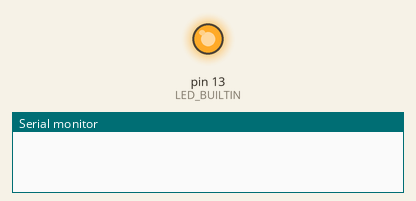
Recording of a sketch running on a simulated Arduino Uno, built with avr-gcc and run on an emulated ATmega328P. Shown: output pins drawn as LEDs (lit = HIGH), the last lines printed to the serial monitor.

Above: at 2.5 s.
At 7.5 s:
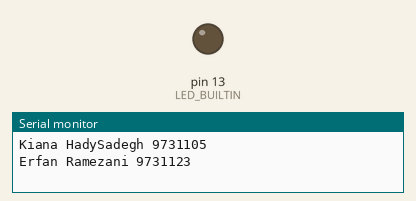
Timing chart, 0 to 13.0 s (numbered marks = the images above):
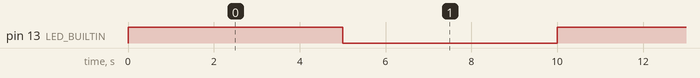

Measured:
- by itself, pin 13 (LED_BUILTIN): alternates HIGH for 5.0 s and LOW for 5.0 s

The sketch:

05._HelloWorld.ino
```cpp
void setup() {
  // initialize digital pin LED_BUILTIN as an output.
  pinMode(LED_BUILTIN, OUTPUT);
  Serial.begin(115200);
}

// the loop function runs over and over again forever
void loop() {
  digitalWrite(LED_BUILTIN, HIGH);   // turn the LED on (HIGH is the voltage level)
  delay(5000);
  Serial.println("Kiana HadySadegh 9731105");
  Serial.println("Erfan Ramezani 9731123");
  digitalWrite(LED_BUILTIN, LOW);    // turn the LED off by making the voltage LOW
  delay(5000);                       // wait for a second
}
```
